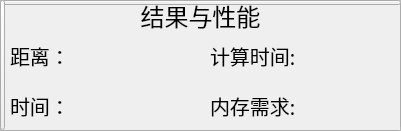
   <widget class="QFrame" name="performance">
    <property name="geometry">
     <rect>
      <x>470</x>
      <y>460</y>
      <width>401</width>
      <height>131</height>
     </rect>
    </property>
    <property name="font">
     <font>
      <pointsize>15</pointsize>
     </font>
    </property>
    <property name="frameShape">
     <enum>QFrame::StyledPanel</enum>
    </property>
    <property name="frameShadow">
     <enum>QFrame::Raised</enum>
    </property>
    <widget class="QLabel" name="label_33">
     <property name="geometry">
      <rect>
       <x>210</x>
       <y>40</y>
       <width>101</width>
       <height>31</height>
      </rect>
     </property>
     <property name="font">
      <font>
       <family>楷体</family>
       <pointsize>15</pointsize>
       <weight>50</weight>
       <bold>false</bold>
      </font>
     </property>
     <property name="text">
      <string>计算时间:</string>
     </property>
     <property name="alignment">
      <set>Qt::AlignLeading|Qt::AlignLeft|Qt::AlignVCenter</set>
     </property>
    </widget>
    <widget class="QLabel" name="label_34">
     <property name="geometry">
      <rect>
       <x>210</x>
       <y>90</y>
       <width>101</width>
       <height>31</height>
      </rect>
     </property>
     <property name="font">
      <font>
       <family>楷体</family>
       <pointsize>15</pointsize>
       <weight>50</weight>
       <bold>false</bold>
      </font>
     </property>
     <property name="text">
      <string>内存需求:</string>
     </property>
     <property name="alignment">
      <set>Qt::AlignLeading|Qt::AlignLeft|Qt::AlignVCenter</set>
     </property>
    </widget>
    <widget class="QLabel" name="time">
     <property name="geometry">
      <rect>
       <x>320</x>
       <y>40</y>
       <width>81</width>
       <height>31</height>
      </rect>
     </property>
     <property name="font">
      <font>
       <family>楷体</family>
       <pointsize>13</pointsize>
      </font>
     </property>
     <property name="text">
      <string/>
     </property>
     <property name="alignment">
      <set>Qt::AlignLeading|Qt::AlignLeft|Qt::AlignVCenter</set>
     </property>
    </widget>
    <widget class="QLabel" name="memory">
     <property name="geometry">
      <rect>
       <x>320</x>
       <y>90</y>
       <width>81</width>
       <height>31</height>
      </rect>
     </property>
     <property name="font">
      <font>
       <family>楷体</family>
       <pointsize>13</pointsize>
      </font>
     </property>
     <property name="text">
      <string/>
     </property>
     <property name="alignment">
      <set>Qt::AlignLeading|Qt::AlignLeft|Qt::AlignVCenter</set>
     </property>
    </widget>
    <widget class="QLabel" name="label_32">
     <property name="geometry">
      <rect>
       <x>110</x>
       <y>0</y>
       <width>181</width>
       <height>31</height>
      </rect>
     </property>
     <property name="font">
      <font>
       <family>楷体</family>
       <pointsize>18</pointsize>
       <weight>50</weight>
       <bold>false</bold>
      </font>
     </property>
     <property name="text">
      <string>结果与性能</string>
     </property>
     <property name="alignment">
      <set>Qt::AlignCenter</set>
     </property>
    </widget>
    <widget class="QLabel" name="label_36">
     <property name="geometry">
      <rect>
       <x>10</x>
       <y>40</y>
       <width>81</width>
       <height>31</height>
      </rect>
     </property>
     <property name="font">
      <font>
       <family>楷体</family>
       <pointsize>15</pointsize>
       <weight>50</weight>
       <bold>false</bold>
      </font>
     </property>
     <property name="text">
      <string>距离：</string>
     </property>
     <property name="alignment">
      <set>Qt::AlignLeading|Qt::AlignLeft|Qt::AlignVCenter</set>
     </property>
    </widget>
    <widget class="QLabel" name="label_37">
     <property name="geometry">
      <rect>
       <x>10</x>
       <y>90</y>
       <width>81</width>
       <height>31</height>
      </rect>
     </property>
     <property name="font">
      <font>
       <family>楷体</family>
       <pointsize>15</pointsize>
       <weight>50</weight>
       <bold>false</bold>
      </font>
     </property>
     <property name="text">
      <string>时间：</string>
     </property>
     <property name="alignment">
      <set>Qt::AlignLeading|Qt::AlignLeft|Qt::AlignVCenter</set>
     </property>
    </widget>
    <widget class="QLabel" name="finalDistance">
     <property name="geometry">
      <rect>
       <x>80</x>
       <y>40</y>
       <width>121</width>
       <height>31</height>
      </rect>
     </property>
     <property name="font">
      <font>
       <family>楷体</family>
       <pointsize>13</pointsize>
      </font>
     </property>
     <property name="text">
      <string/>
     </property>
     <property name="alignment">
      <set>Qt::AlignLeading|Qt::AlignLeft|Qt::AlignVCenter</set>
     </property>
    </widget>
    <widget class="QLabel" name="finalTime">
     <property name="geometry">
      <rect>
       <x>80</x>
       <y>90</y>
       <width>121</width>
       <height>31</height>
      </rect>
     </property>
     <property name="font">
      <font>
       <family>楷体</family>
       <pointsize>13</pointsize>
      </font>
     </property>
     <property name="text">
      <string/>
     </property>
     <property name="alignment">
      <set>Qt::AlignLeading|Qt::AlignLeft|Qt::AlignVCenter</set>
     </property>
    </widget>
    <widget class="QPushButton" name="pushButton_5">
     <property name="geometry">
      <rect>
       <x>0</x>
       <y>0</y>
       <width>401</width>
       <height>5</height>
      </rect>
     </property>
     <property name="text">
      <string/>
     </property>
    </widget>
    <widget class="QPushButton" name="pushButton_7">
     <property name="geometry">
      <rect>
       <x>0</x>
       <y>130</y>
       <width>401</width>
       <height>5</height>
      </rect>
     </property>
     <property name="text">
      <string/>
     </property>
    </widget>
    <widget class="QPushButton" name="pushButton_18">
     <property name="geometry">
      <rect>
       <x>0</x>
       <y>0</y>
       <width>5</width>
       <height>130</height>
      </rect>
     </property>
     <property name="text">
      <string/>
     </property>
    </widget>
    <widget class="QPushButton" name="pushButton_19">
     <property name="geometry">
      <rect>
       <x>400</x>
       <y>0</y>
       <width>5</width>
       <height>130</height>
      </rect>
     </property>
     <property name="text">
      <string/>
     </property>
    </widget>
   </widget>
